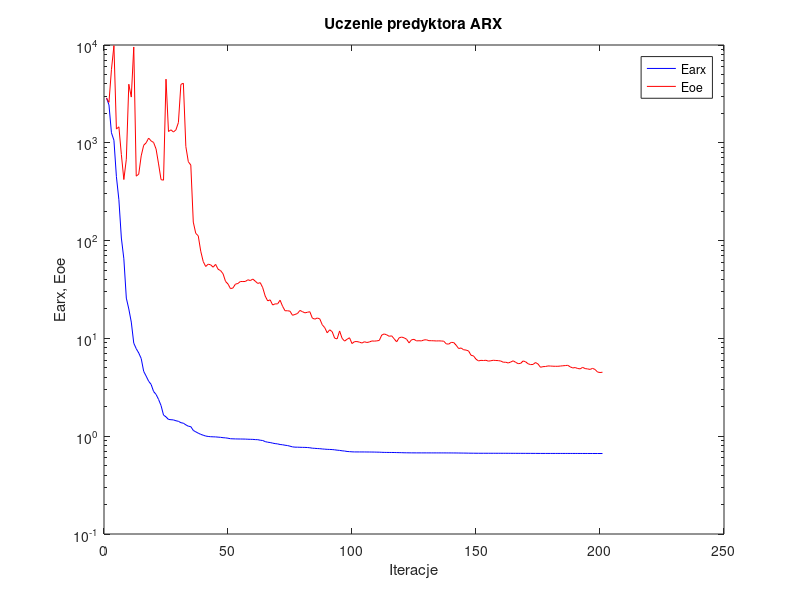
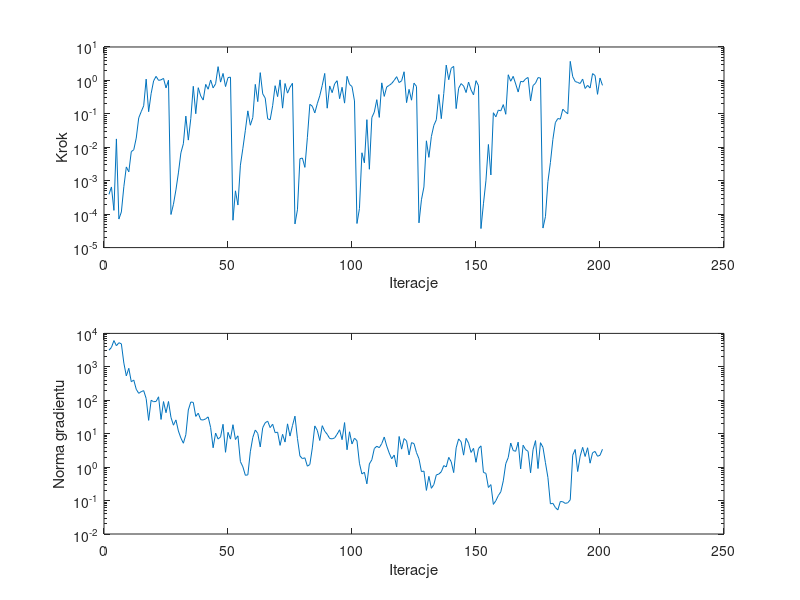

Here is the MATLAB script that generated these plots, in order:
%uczenie predyktora arx
clear all;
n=0; farx(n+1)=2.874136e+003; foe(n+1)=2.871877e+003; wspucz(n+1)=0.000000e+000; ng(n+1)=0.000000e+000;
%odnowa zmiennej metryki
n=1; farx(n+1)=2.443261e+003; foe(n+1)=2.592631e+003; krok(n+1)=3.910575e-004; ng(n+1)=3.153064e+003;
n=2; farx(n+1)=1.266025e+003; foe(n+1)=5.599188e+003; krok(n+1)=6.509286e-004; ng(n+1)=3.804988e+003;
n=3; farx(n+1)=1.063215e+003; foe(n+1)=9.847090e+003; krok(n+1)=1.297027e-004; ng(n+1)=6.097682e+003;
n=4; farx(n+1)=4.506900e+002; foe(n+1)=1.382177e+003; krok(n+1)=1.778972e-002; ng(n+1)=4.276066e+003;
n=5; farx(n+1)=2.617389e+002; foe(n+1)=1.456530e+003; krok(n+1)=7.130722e-005; ng(n+1)=5.256717e+003;
n=6; farx(n+1)=1.062226e+002; foe(n+1)=7.585725e+002; krok(n+1)=1.163141e-004; ng(n+1)=4.878295e+003;
n=7; farx(n+1)=6.522178e+001; foe(n+1)=4.210603e+002; krok(n+1)=6.603743e-004; ng(n+1)=1.297155e+003;
n=8; farx(n+1)=2.582785e+001; foe(n+1)=6.787407e+002; krok(n+1)=2.586254e-003; ng(n+1)=5.362798e+002;
n=9; farx(n+1)=2.000660e+001; foe(n+1)=3.972221e+003; krok(n+1)=1.841613e-003; ng(n+1)=9.033900e+002;
n=10; farx(n+1)=1.468629e+001; foe(n+1)=2.934645e+003; krok(n+1)=7.418259e-003; ng(n+1)=3.583203e+002;
n=11; farx(n+1)=8.940408e+000; foe(n+1)=9.547117e+003; krok(n+1)=8.443488e-003; ng(n+1)=4.021838e+002;
n=12; farx(n+1)=7.845430e+000; foe(n+1)=4.560143e+002; krok(n+1)=1.890949e-002; ng(n+1)=2.136212e+002;
n=13; farx(n+1)=7.096111e+000; foe(n+1)=4.780401e+002; krok(n+1)=7.567122e-002; ng(n+1)=1.612150e+002;
n=14; farx(n+1)=6.231318e+000; foe(n+1)=7.355559e+002; krok(n+1)=1.160291e-001; ng(n+1)=1.807927e+002;
n=15; farx(n+1)=4.601891e+000; foe(n+1)=9.442637e+002; krok(n+1)=1.738735e-001; ng(n+1)=1.941549e+002;
n=16; farx(n+1)=4.113678e+000; foe(n+1)=1.000223e+003; krok(n+1)=1.092360e+000; ng(n+1)=1.130166e+002;
n=17; farx(n+1)=3.649909e+000; foe(n+1)=1.117486e+003; krok(n+1)=1.160291e-001; ng(n+1)=2.506119e+001;
n=18; farx(n+1)=3.384314e+000; foe(n+1)=1.045038e+003; krok(n+1)=4.027995e-001; ng(n+1)=9.985508e+001;
n=19; farx(n+1)=2.862927e+000; foe(n+1)=1.007579e+003; krok(n+1)=9.673187e-001; ng(n+1)=9.076247e+001;
n=20; farx(n+1)=2.673623e+000; foe(n+1)=8.632875e+002; krok(n+1)=1.322970e+000; ng(n+1)=9.194342e+001;
n=21; farx(n+1)=2.377741e+000; foe(n+1)=6.082902e+002; krok(n+1)=1.002885e+000; ng(n+1)=1.269138e+002;
n=22; farx(n+1)=2.058159e+000; foe(n+1)=4.200854e+002; krok(n+1)=1.040723e+000; ng(n+1)=2.668230e+001;
n=23; farx(n+1)=1.644976e+000; foe(n+1)=4.149786e+002; krok(n+1)=1.150553e+000; ng(n+1)=9.135505e+001;
n=24; farx(n+1)=1.576051e+000; foe(n+1)=4.475832e+003; krok(n+1)=5.970321e-001; ng(n+1)=4.251238e+001;
n=25; farx(n+1)=1.483931e+000; foe(n+1)=1.304487e+003; krok(n+1)=1.015323e+000; ng(n+1)=9.196524e+001;
%odnowa zmiennej metryki
n=26; farx(n+1)=1.474192e+000; foe(n+1)=1.358169e+003; krok(n+1)=9.776439e-005; ng(n+1)=3.085546e+001;
n=27; farx(n+1)=1.467734e+000; foe(n+1)=1.288774e+003; krok(n+1)=1.976315e-004; ng(n+1)=1.796288e+001;
n=28; farx(n+1)=1.439103e+000; foe(n+1)=1.356742e+003; krok(n+1)=5.309035e-004; ng(n+1)=2.584930e+001;
n=29; farx(n+1)=1.420050e+000; foe(n+1)=1.611824e+003; krok(n+1)=1.713514e-003; ng(n+1)=1.203112e+001;
n=30; farx(n+1)=1.374745e+000; foe(n+1)=3.954741e+003; krok(n+1)=6.800237e-003; ng(n+1)=7.411420e+000;
n=31; farx(n+1)=1.358175e+000; foe(n+1)=4.068116e+003; krok(n+1)=1.275465e-002; ng(n+1)=5.187565e+000;
n=32; farx(n+1)=1.306195e+000; foe(n+1)=9.153537e+002; krok(n+1)=8.569436e-002; ng(n+1)=9.333921e+000;
n=33; farx(n+1)=1.265554e+000; foe(n+1)=6.404881e+002; krok(n+1)=1.640492e-002; ng(n+1)=5.130929e+001;
n=34; farx(n+1)=1.252777e+000; foe(n+1)=5.918927e+002; krok(n+1)=7.277208e-002; ng(n+1)=8.853122e+001;
n=35; farx(n+1)=1.146102e+000; foe(n+1)=1.546412e+002; krok(n+1)=6.674447e-001; ng(n+1)=8.630577e+001;
n=36; farx(n+1)=1.108388e+000; foe(n+1)=1.185323e+002; krok(n+1)=1.008497e-001; ng(n+1)=3.292454e+001;
n=37; farx(n+1)=1.074268e+000; foe(n+1)=1.119114e+002; krok(n+1)=6.058278e-001; ng(n+1)=4.108901e+001;
n=38; farx(n+1)=1.044800e+000; foe(n+1)=7.803203e+001; krok(n+1)=3.435737e-001; ng(n+1)=2.619685e+001;
n=39; farx(n+1)=1.023793e+000; foe(n+1)=6.114510e+001; krok(n+1)=2.584328e-001; ng(n+1)=2.571626e+001;
n=40; farx(n+1)=1.003859e+000; foe(n+1)=5.436247e+001; krok(n+1)=7.610808e-001; ng(n+1)=2.781592e+001;
n=41; farx(n+1)=9.941920e-001; foe(n+1)=5.739457e+001; krok(n+1)=5.451818e-001; ng(n+1)=3.186663e+001;
n=42; farx(n+1)=9.881134e-001; foe(n+1)=5.655688e+001; krok(n+1)=1.031099e+000; ng(n+1)=1.525180e+001;
n=43; farx(n+1)=9.857034e-001; foe(n+1)=5.344754e+001; krok(n+1)=5.974954e-001; ng(n+1)=3.794921e+000;
n=44; farx(n+1)=9.835726e-001; foe(n+1)=5.716017e+001; krok(n+1)=7.927530e-001; ng(n+1)=1.047579e+001;
n=45; farx(n+1)=9.783102e-001; foe(n+1)=5.095498e+001; krok(n+1)=2.582008e+000; ng(n+1)=6.917831e+000;
n=46; farx(n+1)=9.736412e-001; foe(n+1)=4.934949e+001; krok(n+1)=8.896431e-001; ng(n+1)=8.043250e+000;
n=47; farx(n+1)=9.657622e-001; foe(n+1)=4.583596e+001; krok(n+1)=1.616601e+000; ng(n+1)=1.914053e+001;
n=48; farx(n+1)=9.616852e-001; foe(n+1)=3.828078e+001; krok(n+1)=6.553300e-001; ng(n+1)=2.779193e+000;
n=49; farx(n+1)=9.535671e-001; foe(n+1)=3.598768e+001; krok(n+1)=1.217699e+000; ng(n+1)=1.098159e+001;
n=50; farx(n+1)=9.424068e-001; foe(n+1)=3.227930e+001; krok(n+1)=1.252361e+000; ng(n+1)=6.894405e+000;
%odnowa zmiennej metryki
n=51; farx(n+1)=9.400000e-001; foe(n+1)=3.277853e+001; krok(n+1)=6.583320e-005; ng(n+1)=1.857606e+001;
n=52; farx(n+1)=9.380688e-001; foe(n+1)=3.590044e+001; krok(n+1)=4.987505e-004; ng(n+1)=6.707436e+000;
n=53; farx(n+1)=9.368455e-001; foe(n+1)=3.643708e+001; krok(n+1)=1.874208e-004; ng(n+1)=8.641940e+000;
n=54; farx(n+1)=9.362246e-001; foe(n+1)=3.819138e+001; krok(n+1)=2.926191e-003; ng(n+1)=1.463917e+000;
n=55; farx(n+1)=9.352985e-001; foe(n+1)=3.813546e+001; krok(n+1)=9.356732e-003; ng(n+1)=1.020817e+000;
n=56; farx(n+1)=9.341734e-001; foe(n+1)=3.819693e+001; krok(n+1)=3.230410e-002; ng(n+1)=5.696429e-001;
n=57; farx(n+1)=9.310871e-001; foe(n+1)=3.976037e+001; krok(n+1)=1.228837e-001; ng(n+1)=5.886797e-001;
n=58; farx(n+1)=9.294157e-001; foe(n+1)=3.902560e+001; krok(n+1)=4.568872e-002; ng(n+1)=2.880629e+000;
n=59; farx(n+1)=9.280077e-001; foe(n+1)=4.043291e+001; krok(n+1)=7.742260e-002; ng(n+1)=7.720220e+000;
n=60; farx(n+1)=9.229519e-001; foe(n+1)=3.845913e+001; krok(n+1)=7.612154e-001; ng(n+1)=1.287959e+001;
n=61; farx(n+1)=9.213417e-001; foe(n+1)=3.649035e+001; krok(n+1)=2.320583e-001; ng(n+1)=1.018752e+001;
n=62; farx(n+1)=9.099150e-001; foe(n+1)=3.715813e+001; krok(n+1)=1.707324e+000; ng(n+1)=4.010956e+000;
n=63; farx(n+1)=9.037115e-001; foe(n+1)=3.298546e+001; krok(n+1)=3.963765e-001; ng(n+1)=1.517072e+001;
n=64; farx(n+1)=8.804493e-001; foe(n+1)=2.709642e+001; krok(n+1)=2.965759e-001; ng(n+1)=2.124522e+001;
n=65; farx(n+1)=8.681882e-001; foe(n+1)=2.419562e+001; krok(n+1)=7.113068e-002; ng(n+1)=2.365905e+001;
n=66; farx(n+1)=8.618085e-001; foe(n+1)=2.477753e+001; krok(n+1)=6.659180e-002; ng(n+1)=1.521944e+001;
n=67; farx(n+1)=8.495183e-001; foe(n+1)=2.195546e+001; krok(n+1)=1.752988e-001; ng(n+1)=1.925679e+001;
n=68; farx(n+1)=8.399823e-001; foe(n+1)=2.255484e+001; krok(n+1)=6.954939e-001; ng(n+1)=1.071886e+001;
n=69; farx(n+1)=8.343672e-001; foe(n+1)=2.252591e+001; krok(n+1)=3.278985e-001; ng(n+1)=1.111372e+001;
n=70; farx(n+1)=8.225281e-001; foe(n+1)=2.458526e+001; krok(n+1)=1.038220e+000; ng(n+1)=4.474449e+000;
n=71; farx(n+1)=8.176479e-001; foe(n+1)=2.131463e+001; krok(n+1)=1.482616e-001; ng(n+1)=9.592167e+000;
n=72; farx(n+1)=8.085504e-001; foe(n+1)=1.917072e+001; krok(n+1)=8.083004e-001; ng(n+1)=5.614906e+000;
n=73; farx(n+1)=8.023486e-001; foe(n+1)=1.918233e+001; krok(n+1)=4.167166e-001; ng(n+1)=1.970306e+001;
n=74; farx(n+1)=7.904274e-001; foe(n+1)=1.897348e+001; krok(n+1)=6.268073e-001; ng(n+1)=8.491218e+000;
n=75; farx(n+1)=7.780647e-001; foe(n+1)=1.723318e+001; krok(n+1)=8.224396e-001; ng(n+1)=1.748793e+001;
%odnowa zmiennej metryki
n=76; farx(n+1)=7.727279e-001; foe(n+1)=1.757479e+001; krok(n+1)=5.098909e-005; ng(n+1)=3.347310e+001;
n=77; farx(n+1)=7.721202e-001; foe(n+1)=1.795723e+001; krok(n+1)=1.349087e-004; ng(n+1)=7.222611e+000;
n=78; farx(n+1)=7.704621e-001; foe(n+1)=1.930943e+001; krok(n+1)=4.539517e-003; ng(n+1)=2.160834e+000;
n=79; farx(n+1)=7.688764e-001; foe(n+1)=1.878209e+001; krok(n+1)=4.776032e-003; ng(n+1)=1.795710e+000;
n=80; farx(n+1)=7.681917e-001; foe(n+1)=1.824423e+001; krok(n+1)=2.511035e-003; ng(n+1)=1.902054e+000;
n=81; farx(n+1)=7.660866e-001; foe(n+1)=1.849713e+001; krok(n+1)=1.931884e-002; ng(n+1)=1.066677e+000;
n=82; farx(n+1)=7.617992e-001; foe(n+1)=1.874307e+001; krok(n+1)=1.927395e-001; ng(n+1)=1.198760e+000;
n=83; farx(n+1)=7.543396e-001; foe(n+1)=1.612550e+001; krok(n+1)=1.690558e-001; ng(n+1)=3.763432e+000;
n=84; farx(n+1)=7.514904e-001; foe(n+1)=1.573913e+001; krok(n+1)=1.067078e-001; ng(n+1)=1.710475e+001;
n=85; farx(n+1)=7.480003e-001; foe(n+1)=1.615874e+001; krok(n+1)=2.010759e-001; ng(n+1)=1.258840e+001;
n=86; farx(n+1)=7.454619e-001; foe(n+1)=1.585408e+001; krok(n+1)=3.465039e-001; ng(n+1)=6.268407e+000;
n=87; farx(n+1)=7.408070e-001; foe(n+1)=1.379482e+001; krok(n+1)=7.113726e-001; ng(n+1)=1.737112e+001;
n=88; farx(n+1)=7.371910e-001; foe(n+1)=1.288002e+001; krok(n+1)=1.617795e+000; ng(n+1)=1.187473e+001;
n=89; farx(n+1)=7.339178e-001; foe(n+1)=1.141282e+001; krok(n+1)=1.476964e-001; ng(n+1)=9.627210e+000;
n=90; farx(n+1)=7.321779e-001; foe(n+1)=1.223922e+001; krok(n+1)=6.843317e-001; ng(n+1)=7.171586e+000;
n=91; farx(n+1)=7.302813e-001; foe(n+1)=1.172625e+001; krok(n+1)=4.306047e-001; ng(n+1)=7.019000e+000;
n=92; farx(n+1)=7.258861e-001; foe(n+1)=1.005741e+001; krok(n+1)=7.926233e-001; ng(n+1)=7.480496e+000;
n=93; farx(n+1)=7.198723e-001; foe(n+1)=9.887027e+000; krok(n+1)=9.806012e-001; ng(n+1)=9.674142e+000;
n=94; farx(n+1)=7.159007e-001; foe(n+1)=1.192088e+001; krok(n+1)=2.845227e-001; ng(n+1)=1.309249e+001;
n=95; farx(n+1)=7.093484e-001; foe(n+1)=1.002220e+001; krok(n+1)=6.236201e-001; ng(n+1)=6.625699e+000;
n=96; farx(n+1)=7.054176e-001; foe(n+1)=9.386152e+000; krok(n+1)=2.094439e-001; ng(n+1)=2.150387e+001;
n=97; farx(n+1)=6.982642e-001; foe(n+1)=9.796709e+000; krok(n+1)=1.322970e+000; ng(n+1)=3.310450e+000;
n=98; farx(n+1)=6.953561e-001; foe(n+1)=1.015195e+001; krok(n+1)=7.610808e-001; ng(n+1)=1.141705e+001;
n=99; farx(n+1)=6.921609e-001; foe(n+1)=8.853500e+000; krok(n+1)=6.557970e-001; ng(n+1)=4.928691e+000;
n=100; farx(n+1)=6.906319e-001; foe(n+1)=9.266423e+000; krok(n+1)=2.432670e-001; ng(n+1)=7.363112e+000;
%odnowa zmiennej metryki
n=101; farx(n+1)=6.904483e-001; foe(n+1)=9.284107e+000; krok(n+1)=5.255671e-005; ng(n+1)=6.146789e+000;
n=102; farx(n+1)=6.904302e-001; foe(n+1)=9.157762e+000; krok(n+1)=1.464903e-004; ng(n+1)=1.306975e+000;
n=103; farx(n+1)=6.902342e-001; foe(n+1)=8.963167e+000; krok(n+1)=6.854056e-003; ng(n+1)=6.244986e-001;
n=104; farx(n+1)=6.901102e-001; foe(n+1)=9.243296e+000; krok(n+1)=3.427028e-003; ng(n+1)=7.046506e-001;
n=105; farx(n+1)=6.895870e-001; foe(n+1)=9.081360e+000; krok(n+1)=6.703118e-002; ng(n+1)=3.166670e-001;
n=106; farx(n+1)=6.893485e-001; foe(n+1)=9.195019e+000; krok(n+1)=2.204222e-003; ng(n+1)=1.245390e+000;
n=107; farx(n+1)=6.888321e-001; foe(n+1)=9.416662e+000; krok(n+1)=7.753372e-002; ng(n+1)=1.660012e+000;
n=108; farx(n+1)=6.883034e-001; foe(n+1)=9.379219e+000; krok(n+1)=1.134226e-001; ng(n+1)=3.606070e+000;
n=109; farx(n+1)=6.871421e-001; foe(n+1)=9.435477e+000; krok(n+1)=2.656028e-001; ng(n+1)=4.214811e+000;
n=110; farx(n+1)=6.865433e-001; foe(n+1)=9.532814e+000; krok(n+1)=7.835091e-002; ng(n+1)=3.814180e+000;
n=111; farx(n+1)=6.842439e-001; foe(n+1)=1.082790e+001; krok(n+1)=8.457767e-001; ng(n+1)=5.074516e+000;
n=112; farx(n+1)=6.830703e-001; foe(n+1)=1.111028e+001; krok(n+1)=3.326660e-001; ng(n+1)=7.954487e+000;
n=113; farx(n+1)=6.824803e-001; foe(n+1)=1.087080e+001; krok(n+1)=6.400584e-001; ng(n+1)=4.283560e+000;
n=114; farx(n+1)=6.820185e-001; foe(n+1)=1.051334e+001; krok(n+1)=7.101669e-001; ng(n+1)=2.641913e+000;
n=115; farx(n+1)=6.817163e-001; foe(n+1)=1.062228e+001; krok(n+1)=8.127796e-001; ng(n+1)=1.776459e+000;
n=116; farx(n+1)=6.811565e-001; foe(n+1)=9.902823e+000; krok(n+1)=1.001473e+000; ng(n+1)=2.298872e+000;
n=117; farx(n+1)=6.801431e-001; foe(n+1)=9.220616e+000; krok(n+1)=1.295594e+000; ng(n+1)=1.009620e+000;
n=118; farx(n+1)=6.792485e-001; foe(n+1)=1.014253e+001; krok(n+1)=8.612093e-001; ng(n+1)=8.263341e+000;
n=119; farx(n+1)=6.786746e-001; foe(n+1)=1.031655e+001; krok(n+1)=9.769152e-001; ng(n+1)=3.457745e+000;
n=120; farx(n+1)=6.771147e-001; foe(n+1)=1.013744e+001; krok(n+1)=1.814761e+000; ng(n+1)=7.148671e+000;
n=121; farx(n+1)=6.767383e-001; foe(n+1)=9.817557e+000; krok(n+1)=2.168605e-001; ng(n+1)=6.112229e+000;
n=122; farx(n+1)=6.760601e-001; foe(n+1)=8.998906e+000; krok(n+1)=5.403833e-001; ng(n+1)=2.319681e+000;
n=123; farx(n+1)=6.757457e-001; foe(n+1)=9.680982e+000; krok(n+1)=2.561085e-001; ng(n+1)=5.410559e+000;
n=124; farx(n+1)=6.755286e-001; foe(n+1)=9.782247e+000; krok(n+1)=8.295027e-001; ng(n+1)=5.062728e+000;
n=125; farx(n+1)=6.752854e-001; foe(n+1)=9.432736e+000; krok(n+1)=6.614848e-001; ng(n+1)=2.716325e+000;
%odnowa zmiennej metryki
n=126; farx(n+1)=6.752670e-001; foe(n+1)=9.466953e+000; krok(n+1)=5.493831e-005; ng(n+1)=1.784438e+000;
n=127; farx(n+1)=6.752558e-001; foe(n+1)=9.429237e+000; krok(n+1)=2.695564e-004; ng(n+1)=7.345683e-001;
n=128; farx(n+1)=6.752241e-001; foe(n+1)=9.643070e+000; krok(n+1)=6.518159e-004; ng(n+1)=7.630140e-001;
n=129; farx(n+1)=6.751790e-001; foe(n+1)=9.681559e+000; krok(n+1)=1.561853e-002; ng(n+1)=2.014960e-001;
n=130; farx(n+1)=6.750916e-001; foe(n+1)=9.478339e+000; krok(n+1)=5.003630e-003; ng(n+1)=5.306461e-001;
n=131; farx(n+1)=6.750483e-001; foe(n+1)=9.474279e+000; krok(n+1)=2.093303e-002; ng(n+1)=2.326706e-001;
n=132; farx(n+1)=6.749889e-001; foe(n+1)=9.453131e+000; krok(n+1)=4.517978e-002; ng(n+1)=3.015217e-001;
n=133; farx(n+1)=6.749665e-001; foe(n+1)=9.415600e+000; krok(n+1)=6.659479e-002; ng(n+1)=5.865537e-001;
n=134; farx(n+1)=6.749027e-001; foe(n+1)=9.437963e+000; krok(n+1)=3.785765e-001; ng(n+1)=6.193853e-001;
n=135; farx(n+1)=6.748696e-001; foe(n+1)=9.410389e+000; krok(n+1)=7.173481e-002; ng(n+1)=7.257623e-001;
n=136; farx(n+1)=6.748349e-001; foe(n+1)=9.366634e+000; krok(n+1)=4.063898e-001; ng(n+1)=1.112068e+000;
n=137; farx(n+1)=6.745806e-001; foe(n+1)=8.793757e+000; krok(n+1)=2.871462e+000; ng(n+1)=1.011297e+000;
n=138; farx(n+1)=6.744741e-001; foe(n+1)=8.743234e+000; krok(n+1)=1.049915e+000; ng(n+1)=1.959528e+000;
n=139; farx(n+1)=6.743603e-001; foe(n+1)=9.102396e+000; krok(n+1)=2.311700e+000; ng(n+1)=1.449729e+000;
n=140; farx(n+1)=6.740290e-001; foe(n+1)=9.078199e+000; krok(n+1)=2.631195e+000; ng(n+1)=6.871260e-001;
n=141; farx(n+1)=6.737905e-001; foe(n+1)=8.514914e+000; krok(n+1)=1.434696e-001; ng(n+1)=3.780437e+000;
n=142; farx(n+1)=6.731967e-001; foe(n+1)=7.881453e+000; krok(n+1)=5.842182e-001; ng(n+1)=6.985135e+000;
n=143; farx(n+1)=6.725906e-001; foe(n+1)=7.976653e+000; krok(n+1)=8.040192e-001; ng(n+1)=5.728423e+000;
n=144; farx(n+1)=6.721493e-001; foe(n+1)=7.655043e+000; krok(n+1)=6.809733e-001; ng(n+1)=2.284664e+000;
n=145; farx(n+1)=6.716648e-001; foe(n+1)=7.599589e+000; krok(n+1)=4.337210e-001; ng(n+1)=7.267919e+000;
n=146; farx(n+1)=6.708855e-001; foe(n+1)=7.444234e+000; krok(n+1)=8.935632e-001; ng(n+1)=5.225497e+000;
n=147; farx(n+1)=6.704043e-001; foe(n+1)=6.720072e+000; krok(n+1)=5.223159e-001; ng(n+1)=2.752320e+000;
n=148; farx(n+1)=6.700349e-001; foe(n+1)=6.624684e+000; krok(n+1)=3.691454e-001; ng(n+1)=3.643379e+000;
n=149; farx(n+1)=6.696585e-001; foe(n+1)=6.128270e+000; krok(n+1)=9.830700e-001; ng(n+1)=1.396559e+000;
n=150; farx(n+1)=6.693589e-001; foe(n+1)=5.886197e+000; krok(n+1)=6.954939e-001; ng(n+1)=3.588638e+000;
%odnowa zmiennej metryki
n=151; farx(n+1)=6.692889e-001; foe(n+1)=5.962708e+000; krok(n+1)=3.709122e-005; ng(n+1)=4.324489e+000;
n=152; farx(n+1)=6.692816e-001; foe(n+1)=5.941823e+000; krok(n+1)=2.044712e-004; ng(n+1)=6.938502e-001;
n=153; farx(n+1)=6.692486e-001; foe(n+1)=5.975215e+000; krok(n+1)=9.933991e-004; ng(n+1)=6.522226e-001;
n=154; farx(n+1)=6.691858e-001; foe(n+1)=5.856686e+000; krok(n+1)=1.214360e-002; ng(n+1)=2.465890e-001;
n=155; farx(n+1)=6.691735e-001; foe(n+1)=5.910952e+000; krok(n+1)=1.486749e-003; ng(n+1)=3.005082e-001;
n=156; farx(n+1)=6.691317e-001; foe(n+1)=5.975658e+000; krok(n+1)=1.080330e-001; ng(n+1)=7.680176e-002;
n=157; farx(n+1)=6.691039e-001; foe(n+1)=5.945580e+000; krok(n+1)=8.153064e-002; ng(n+1)=9.910448e-002;
n=158; farx(n+1)=6.690817e-001; foe(n+1)=5.925917e+000; krok(n+1)=1.295863e-001; ng(n+1)=1.410226e-001;
n=159; farx(n+1)=6.690439e-001; foe(n+1)=5.868225e+000; krok(n+1)=1.227474e-001; ng(n+1)=1.828171e-001;
n=160; farx(n+1)=6.689789e-001; foe(n+1)=5.707260e+000; krok(n+1)=1.890204e-001; ng(n+1)=3.886416e-001;
n=161; farx(n+1)=6.689442e-001; foe(n+1)=5.707635e+000; krok(n+1)=9.714883e-002; ng(n+1)=1.270704e+000;
n=162; farx(n+1)=6.687395e-001; foe(n+1)=5.605057e+000; krok(n+1)=1.477307e+000; ng(n+1)=1.935376e+000;
n=163; farx(n+1)=6.685981e-001; foe(n+1)=5.736766e+000; krok(n+1)=9.453922e-001; ng(n+1)=5.257062e+000;
n=164; farx(n+1)=6.683948e-001; foe(n+1)=5.900504e+000; krok(n+1)=1.324463e+000; ng(n+1)=3.142034e+000;
n=165; farx(n+1)=6.682879e-001; foe(n+1)=5.691389e+000; krok(n+1)=7.847380e-001; ng(n+1)=2.976365e+000;
n=166; farx(n+1)=6.681262e-001; foe(n+1)=5.517665e+000; krok(n+1)=4.500546e-001; ng(n+1)=5.585955e+000;
n=167; farx(n+1)=6.679952e-001; foe(n+1)=5.551481e+000; krok(n+1)=9.362720e-001; ng(n+1)=8.860289e-001;
n=168; farx(n+1)=6.678639e-001; foe(n+1)=5.885973e+000; krok(n+1)=9.073805e-001; ng(n+1)=4.527329e+000;
n=169; farx(n+1)=6.677271e-001; foe(n+1)=5.762504e+000; krok(n+1)=1.114151e+000; ng(n+1)=3.340089e+000;
n=170; farx(n+1)=6.675646e-001; foe(n+1)=5.505097e+000; krok(n+1)=1.223081e+000; ng(n+1)=2.973796e+000;
n=171; farx(n+1)=6.674984e-001; foe(n+1)=5.397300e+000; krok(n+1)=2.425770e-001; ng(n+1)=6.768596e-001;
n=172; farx(n+1)=6.673038e-001; foe(n+1)=5.418506e+000; krok(n+1)=7.011953e-001; ng(n+1)=3.317358e+000;
n=173; farx(n+1)=6.671284e-001; foe(n+1)=5.666092e+000; krok(n+1)=8.252141e-001; ng(n+1)=6.211694e+000;
n=174; farx(n+1)=6.668885e-001; foe(n+1)=5.475109e+000; krok(n+1)=1.213034e+000; ng(n+1)=9.085121e-001;
n=175; farx(n+1)=6.666580e-001; foe(n+1)=5.067596e+000; krok(n+1)=1.179292e+000; ng(n+1)=5.383684e+000;
%odnowa zmiennej metryki
n=176; farx(n+1)=6.666002e-001; foe(n+1)=5.143047e+000; krok(n+1)=3.837621e-005; ng(n+1)=3.904133e+000;
n=177; farx(n+1)=6.665831e-001; foe(n+1)=5.159841e+000; krok(n+1)=8.414879e-005; ng(n+1)=1.357196e+000;
n=178; farx(n+1)=6.665648e-001; foe(n+1)=5.228327e+000; krok(n+1)=9.407062e-004; ng(n+1)=4.875731e-001;
n=179; farx(n+1)=6.665630e-001; foe(n+1)=5.217182e+000; krok(n+1)=3.499183e-003; ng(n+1)=7.980749e-002;
n=180; farx(n+1)=6.665513e-001; foe(n+1)=5.196032e+000; krok(n+1)=1.725161e-002; ng(n+1)=8.274293e-002;
n=181; farx(n+1)=6.665342e-001; foe(n+1)=5.186984e+000; krok(n+1)=5.465714e-002; ng(n+1)=6.208815e-002;
n=182; farx(n+1)=6.665264e-001; foe(n+1)=5.186762e+000; krok(n+1)=7.240442e-002; ng(n+1)=5.252596e-002;
n=183; farx(n+1)=6.665220e-001; foe(n+1)=5.215795e+000; krok(n+1)=6.964181e-002; ng(n+1)=9.376270e-002;
n=184; farx(n+1)=6.665151e-001; foe(n+1)=5.248447e+000; krok(n+1)=1.380129e-001; ng(n+1)=9.210130e-002;
n=185; farx(n+1)=6.665031e-001; foe(n+1)=5.275091e+000; krok(n+1)=1.158784e-001; ng(n+1)=8.232116e-002;
n=186; farx(n+1)=6.664972e-001; foe(n+1)=5.308655e+000; krok(n+1)=1.006999e-001; ng(n+1)=8.606409e-002;
n=187; farx(n+1)=6.664179e-001; foe(n+1)=5.117999e+000; krok(n+1)=3.712932e+000; ng(n+1)=1.050340e-001;
n=188; farx(n+1)=6.663515e-001; foe(n+1)=4.987922e+000; krok(n+1)=1.296088e+000; ng(n+1)=2.276149e+000;
n=189; farx(n+1)=6.663013e-001; foe(n+1)=5.034763e+000; krok(n+1)=9.282331e-001; ng(n+1)=3.375667e+000;
n=190; farx(n+1)=6.662116e-001; foe(n+1)=4.922888e+000; krok(n+1)=8.704303e-001; ng(n+1)=7.381635e-001;
n=191; farx(n+1)=6.661563e-001; foe(n+1)=4.881975e+000; krok(n+1)=8.088973e-001; ng(n+1)=2.144564e+000;
n=192; farx(n+1)=6.660074e-001; foe(n+1)=5.059408e+000; krok(n+1)=1.098329e+000; ng(n+1)=3.903774e+000;
n=193; farx(n+1)=6.658940e-001; foe(n+1)=4.914137e+000; krok(n+1)=5.738785e-001; ng(n+1)=2.082727e+000;
n=194; farx(n+1)=6.658088e-001; foe(n+1)=4.875294e+000; krok(n+1)=7.113726e-001; ng(n+1)=3.800272e+000;
n=195; farx(n+1)=6.657481e-001; foe(n+1)=4.819125e+000; krok(n+1)=5.930463e-001; ng(n+1)=1.313685e+000;
n=196; farx(n+1)=6.656395e-001; foe(n+1)=4.936640e+000; krok(n+1)=1.598536e+000; ng(n+1)=2.689482e+000;
n=197; farx(n+1)=6.655457e-001; foe(n+1)=4.814813e+000; krok(n+1)=1.404256e+000; ng(n+1)=2.949359e+000;
n=198; farx(n+1)=6.654320e-001; foe(n+1)=4.531946e+000; krok(n+1)=3.838379e-001; ng(n+1)=2.111470e+000;
n=199; farx(n+1)=6.653491e-001; foe(n+1)=4.479431e+000; krok(n+1)=1.179292e+000; ng(n+1)=2.261811e+000;
n=200; farx(n+1)=6.652990e-001; foe(n+1)=4.508854e+000; krok(n+1)=7.113726e-001; ng(n+1)=3.427620e+000;

figure; semilogy(farx,'b'); hold on; semilogy(foe,'r'); xlabel('Iteracje'); ylabel('Earx, Eoe'); legend('Earx','Eoe'); title('Uczenie predyktora ARX');
figure; subplot(2,1,1); semilogy(krok); xlabel('Iteracje'); ylabel('Krok');
subplot(2,1,2); semilogy(ng); xlabel('Iteracje'); ylabel('Norma gradientu');
Earx=farx(n+1)
Eoe=foe(n+1)
